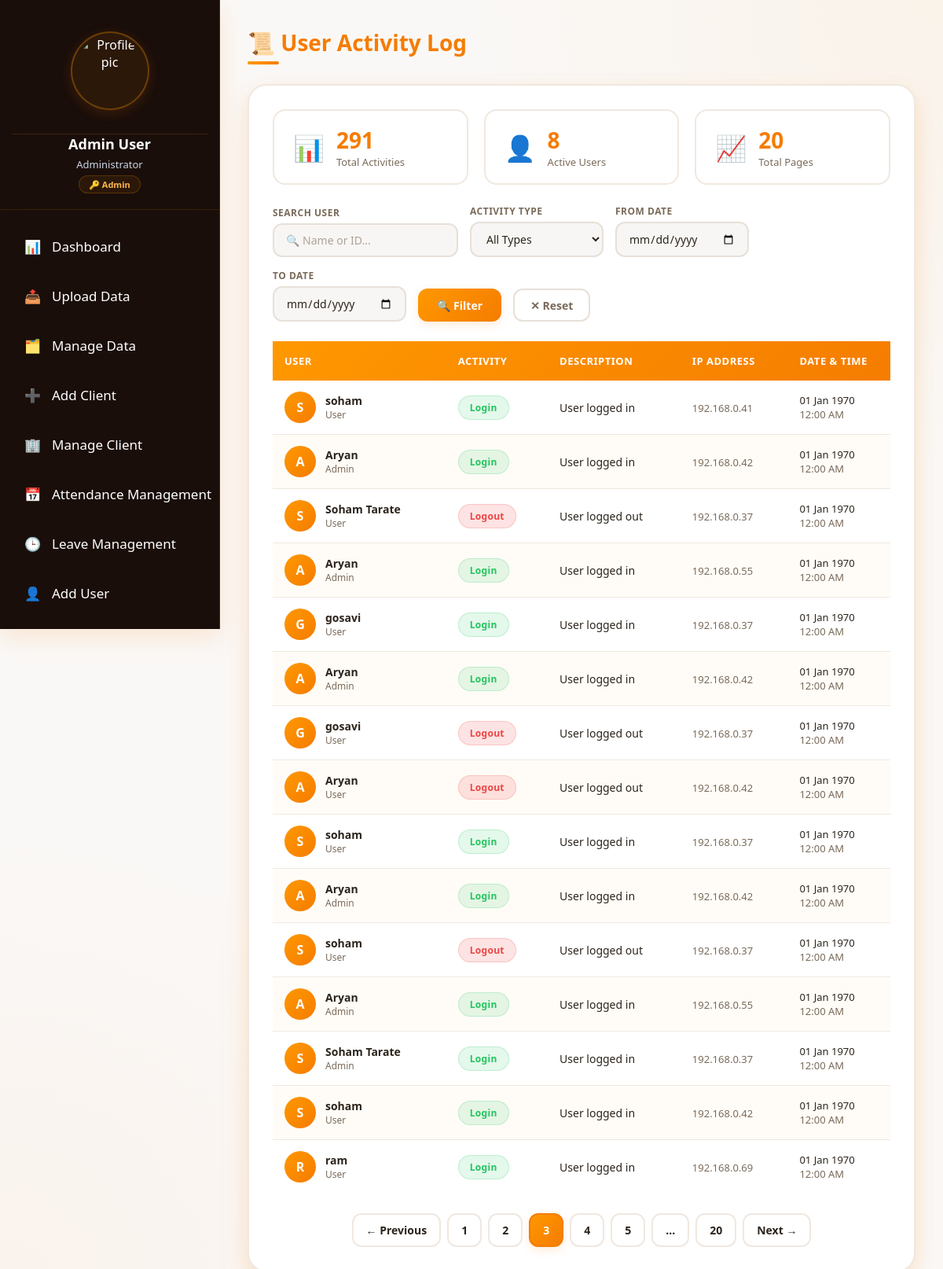
Screenshot of /user_activity.php?page=3 (signed in) with the database file from the repository.
### tables this page shows
CREATE TABLE `user_activity` (
  `activity_id` int(11) NOT NULL,
  `employee_id` varchar(50) DEFAULT NULL,
  `employee_name` varchar(255) DEFAULT NULL,
  `ip_address` varchar(45) DEFAULT NULL,
  `activity_type` varchar(50) DEFAULT NULL,
  `login_time` datetime DEFAULT NULL,
  `logout_time` datetime DEFAULT NULL,
  `activity_details` text DEFAULT NULL,
  `created_at` datetime DEFAULT NULL
);

CREATE TABLE `users` (
  `user_id` int(11) NOT NULL,
  `name` varchar(255) DEFAULT NULL,
  `address` text DEFAULT NULL,
  `employee_id` varchar(50) DEFAULT NULL,
  `email_id` varchar(255) DEFAULT NULL,
  `email_pass` varchar(255) DEFAULT NULL,
  `contact_no` varchar(20) DEFAULT NULL,
  `username` varchar(50) DEFAULT NULL,
  `password_hash` varchar(255) DEFAULT NULL,
  `designation` varchar(100) DEFAULT NULL,
  `role` varchar(50) DEFAULT NULL,
  `city` varchar(100) DEFAULT NULL,
  `profile_picture` varchar(255) DEFAULT NULL,
  `status` varchar(20) DEFAULT NULL,
  `session_token` varchar(255) DEFAULT NULL,
  `created_at` datetime DEFAULT NULL,
  `updated_at` datetime DEFAULT NULL
);

### user_activity.php (the view, shortened to what this page needs)
<?php
include 'sidebar.php';
$page = isset($_GET['page']) ? (int)$_GET['page'] : 1;
$limit = 15;
$offset = ($page - 1) * $limit;
$user_filter = isset($_GET['user']) ? mysqli_real_escape_string($conn, $_GET['user']) : '';
$date_from = isset($_GET['date_from']) ? mysqli_real_escape_string($conn, $_GET['date_from']) : '';
$date_to = isset($_GET['date_to']) ? mysqli_real_escape_string($conn, $_GET['date_to']) : '';
$where = "WHERE 1=1";
$count_query = mysqli_query($conn, "SELECT COUNT(*) as total FROM user_activity ua $where");
$total_records = mysqli_fetch_assoc($count_query)['total'];
$total_pages = ceil($total_records / $limit);
$query = mysqli_query($conn, "
    SELECT
        ua.*,
        u.profile_picture,
        u.role as user_role
    FROM user_activity ua
    LEFT JOIN users u ON ua.employee_id = u.employee_id
    $where
    ORDER BY ua.created_at DESC
    LIMIT $limit OFFSET $offset
");
$active_users_query = mysqli_query($conn, "SELECT COUNT(DISTINCT employee_id) as total FROM user_activity WHERE activity_type = 'Login'");
$active_users = mysqli_fetch_assoc($active_users_query)['total'];
?>
<!DOCTYPE html>
<html>
<head>
</head>
<body>
    <div class="main-content" id="mainContent">
        <div class="page-header">
            <h1 class="page-title">📜 User Activity Log</h1>
        </div>
        <div class="card">
            <div class="stats-bar">
                <div class="stat-item">
                    <span class="stat-icon">📊</span>
                    <div class="stat-info">
                        <div class="stat-value"><?php echo $total_records; ?></div>
                        <div class="stat-label">Total Activities</div>
                    </div>
                </div>
                <div class="stat-item">
                    <span class="stat-icon">👤</span>
                    <div class="stat-info">
                        <div class="stat-value"><?php echo $active_users; ?></div>
                        <div class="stat-label">Active Users</div>
                    </div>
                </div>
                <div class="stat-item">
                    <span class="stat-icon">📈</span>
                    <div class="stat-info">
                        <div class="stat-value"><?php echo $total_pages; ?></div>
                        <div class="stat-label">Total Pages</div>
                    </div>
                </div>
            </div>
            <form method="GET" class="filters">
                <div class="filter-group">
                    <label>Search User</label>
                    <input type="text" name="user" placeholder="🔍 Name or ID..." value="<?php echo htmlspecialchars($user_filter); ?>">
                </div>
                <div class="filter-group">
                    <label>Activity Type</label>
                    <select name="type">
                        <option value="">All Types</option>
                    </select>
                </div>
                <div class="filter-group">
                    <label>From Date</label>
                    <input type="date" name="date_from" value="<?php echo $date_from; ?>">
                </div>
                <div class="filter-group">
                    <label>To Date</label>
                    <input type="date" name="date_to" value="<?php echo $date_to; ?>">
                </div>
                <button type="submit" class="btn-filter">🔍 Filter</button>
                <a href="user_activity.php" class="btn-reset">✕ Reset</a>
            </form>
            <div class="table-wrapper">
                <table>
                    <thead>
                        <tr>
                            <th>User</th>
                            <th>Activity</th>
                            <th>Description</th>
                            <th>IP Address</th>
                            <th>Date &amp; Time</th>
                        </tr>
                    </thead>
                    <tbody>
                        <?php if (mysqli_num_rows($query) > 0): ?>
                            <?php while ($row = mysqli_fetch_assoc($query)):
                                $activity_type = $row['activity_type'];
                                $activity_type_lower = strtolower($activity_type);
                                $badge_class = 'badge-default';
                                if (strpos($activity_type_lower, 'login') !== false) $badge_class = 'badge-login';
                                elseif (strpos($activity_type_lower, 'logout') !== false) $badge_class = 'badge-logout';
                                elseif (strpos($activity_type_lower, 'create') !== false || strpos($activity_type_lower, 'add') !== false) $badge_class = 'badge-create';
                                elseif (strpos($activity_type_lower, 'update') !== false || strpos($activity_type_lower, 'edit') !== false) $badge_class = 'badge-update';
                                elseif (strpos($activity_type_lower, 'delete') !== false || strpos($activity_type_lower, 'remove') !== false) $badge_class = 'badge-delete';
                                elseif (strpos($activity_type_lower, 'view') !== false) $badge_class = 'badge-view';
                                elseif (strpos($activity_type_lower, 'upload') !== false) $badge_class = 'badge-upload';
                                elseif (strpos($activity_type_lower, 'download') !== false) $badge_class = 'badge-download';
                                $formatted_date = date('d M Y', strtotime($row['created_at']));
                                $formatted_time = date('h:i A', strtotime($row['created_at']));
                                $user_name = !empty($row['employee_name']) ? $row['employee_name'] : 'Unknown User';
                                $user_role = !empty($row['user_role']) ? $row['user_role'] : 'user';
                                $profile_picture = $row['profile_picture'] ?? null;
                                $activity_details = $row['activity_details'] ?? '';
                                $login_time = !empty($row['login_time']) ? date('h:i A', strtotime($row['login_time'])) : '';
                                $logout_time = !empty($row['logout_time']) ? date('h:i A', strtotime($row['logout_time'])) : '';
                            ?>
                                <tr>
                                    <td>
                                        <div class="user-info">
                                            <?php if (!empty($profile_picture) && file_exists($profile_picture)): ?>
                                                <img src="<?php echo htmlspecialchars($profile_picture); ?>" class="user-avatar" alt="Avatar">
                                            <?php else: ?>
                                                <div class="user-avatar">
                                                    <?php echo strtoupper(substr($user_name, 0, 1)); ?>
                                                </div>
                                            <?php endif; ?>
                                            <div>
                                                <div class="user-name"><?php echo htmlspecialchars($user_name); ?></div>
                                                <div class="user-role"><?php echo ucfirst($user_role); ?></div>
                                            </div>
                                        </div>
                                    </td>
                                    <td>
                                        <span class="activity-badge <?php echo $badge_class; ?>">
                                            <?php echo htmlspecialchars($activity_type); ?>
                                        </span>
                                    </td>
                                    <td>
                                        <?php
                                        if (!empty($activity_details)) {
                                            echo htmlspecialchars($activity_details);
                                        } elseif ($activity_type_lower == 'login' && !empty($login_time)) {
                                            echo "Logged in at: <strong>" . $login_time . "</strong>";
                                        } elseif ($activity_type_lower == 'logout' && !empty($logout_time)) {
                                            echo "Logged out at: <strong>" . $logout_time . "</strong>";
                                        } elseif (!empty($login_time) && !empty($logout_time)) {
                                            echo "Login: " . $login_time . " | Logout: " . $logout_time;
                                        } elseif (!empty($login_time)) {
                                            echo "Login: " . $login_time;
                                        } elseif (!empty($logout_time)) {
                                            echo "Logout: " . $logout_time;
                                        } else {
                                            echo htmlspecialchars($activity_type);
                                        }
                                        ?>
                                    </td>
                                    <td>
                                        <span class="activity-time"><?php echo htmlspecialchars($row['ip_address'] ?? 'N/A'); ?></span>
                                    </td>
                                    <td>
                                        <div class="activity-date"><?php echo $formatted_date; ?></div>
                                        <div class="activity-time"><?php echo $formatted_time; ?></div>
                                    </td>
                                </tr>
                            <?php endwhile; ?>
                        <?php endif; ?>
                    </tbody>
                </table>
            </div>
            <?php if ($total_pages > 1): ?>
                <div class="pagination">
                    <?php
                    $query_params = $_GET;
                    unset($query_params['page']);
                    $base_url = 'user_activity.php';
                    if (!empty($query_params)) {
                        $base_url .= '?' . http_build_query($query_params) . '&';
                    } else {
                        $base_url .= '?';
                    }
                    ?>
                    <?php if ($page > 1): ?>
                        <a href="<?php echo $base_url; ?>page=<?php echo $page - 1; ?>">← Previous</a>
                    <?php else: ?>
                        <span class="disabled">← Previous</span>
                    <?php endif; ?>
                    <?php
                    $start = max(1, $page - 2);
                    $end = min($total_pages, $page + 2);
                    for ($i = $start; $i <= $end; $i++) {
                        if ($i == $page) {
                            echo '<span class="active">' . $i . '</span>';
                        } else {
                            echo '<a href="' . $base_url . 'page=' . $i . '">' . $i . '</a>';
                        }
                    }
                    if ($end < $total_pages) {
                        if ($end < $total_pages - 1) echo '<span>...</span>';
                        echo '<a href="' . $base_url . 'page=' . $total_pages . '">' . $total_pages . '</a>';
                    }
                    ?>
                    <?php if ($page < $total_pages): ?>
                        <a href="<?php echo $base_url; ?>page=<?php echo $page + 1; ?>">Next →</a>
                    <?php else: ?>
                        <span class="disabled">Next →</span>
                    <?php endif; ?>
                </div>
            <?php endif; ?>
        </div>
    </div>
</body>
</html>

### sidebar.php (style rules this page uses)
* { margin: 0; padding: 0; box-sizing: border-box; font-family: Arial, sans-serif; }
body { background: linear-gradient(180deg, #1a0e0a 0%, #0d0805 100%); background-size: cover; background-position: center; background-repeat: no-repeat; background-attachment: fixed; min-height: 100vh; }
:root { --bg: #0d0805; --sidebar-bg: #1a0e0a; --card-bg: #1a0e0a; --text: #f8fafc; --sidebar-text: #ffffff; --border: #3a2a1a; --hover: #ff9800; --orange-primary: #f57c00; --orange-light: #ffb74d; --orange-dark: #e65100; --orange-gradient-start: #ff9800; --orange-gradient-end: #f57c00; --orange-subtle: rgba(255, 152, 0, 0.08); --orange-shadow: rgba(245, 124, 0, 0.15); }
.chat-wrapper, .card, .dashboard-card { background: var(--card-bg); border: 1px solid var(--border); box-shadow: 0 10px 25px var(--orange-shadow), 0 2px 8px var(--orange-subtle); }

### rows the page displays
user_activity: employee_name "S", employee_name "soham", users.role "User", activity_type "Login", activity_details "User logged in", ip_address "192.168.0.41", created_at "01 Jan 1970", created_at "12:00 AM"
user_activity: employee_name "A", employee_name "Aryan", users.role "Admin", activity_type "Login", activity_details "User logged in", ip_address "192.168.0.42", created_at "01 Jan 1970", created_at "12:00 AM"
user_activity: employee_name "S", employee_name "Soham Tarate", user_role "User", activity_type "Logout", activity_details "User logged out", ip_address "192.168.0.37", created_at "01 Jan 1970", created_at "12:00 AM"
user_activity: employee_name "A", employee_name "Aryan", users.role "Admin", activity_type "Login", activity_details "User logged in", ip_address "192.168.0.55", created_at "01 Jan 1970", created_at "12:00 AM"
user_activity: employee_name "G", employee_name "gosavi", users.role "User", activity_type "Login", activity_details "User logged in", ip_address "192.168.0.37", created_at "01 Jan 1970", created_at "12:00 AM"
user_activity: employee_name "A", employee_name "Aryan", users.role "Admin", activity_type "Login", activity_details "User logged in", ip_address "192.168.0.42", created_at "01 Jan 1970", created_at "12:00 AM"
user_activity: employee_name "G", employee_name "gosavi", user_role "User", activity_type "Logout", activity_details "User logged out", ip_address "192.168.0.37", created_at "01 Jan 1970", created_at "12:00 AM"
user_activity: employee_name "A", employee_name "Aryan", user_role "User", activity_type "Logout", activity_details "User logged out", ip_address "192.168.0.42", created_at "01 Jan 1970", created_at "12:00 AM"
user_activity: employee_name "S", employee_name "soham", users.role "User", activity_type "Login", activity_details "User logged in", ip_address "192.168.0.37", created_at "01 Jan 1970", created_at "12:00 AM"
user_activity: employee_name "A", employee_name "Aryan", users.role "Admin", activity_type "Login", activity_details "User logged in", ip_address "192.168.0.42", created_at "01 Jan 1970", created_at "12:00 AM"
user_activity: employee_name "S", employee_name "soham", user_role "User", activity_type "Logout", activity_details "User logged out", ip_address "192.168.0.37", created_at "01 Jan 1970", created_at "12:00 AM"
user_activity: employee_name "A", employee_name "Aryan", users.role "Admin", activity_type "Login", activity_details "User logged in", ip_address "192.168.0.55", created_at "01 Jan 1970", created_at "12:00 AM"
user_activity: employee_name "S", employee_name "Soham Tarate", users.role "Admin", activity_type "Login", activity_details "User logged in", ip_address "192.168.0.37", created_at "01 Jan 1970", created_at "12:00 AM"
user_activity: employee_name "S", employee_name "soham", users.role "User", activity_type "Login", activity_details "User logged in", ip_address "192.168.0.42", created_at "01 Jan 1970", created_at "12:00 AM"
user_activity: employee_name "R", employee_name "ram", users.role "User", activity_type "Login", activity_details "User logged in", ip_address "192.168.0.69", created_at "01 Jan 1970", created_at "12:00 AM"

### other values shown
$admin_name "Admin User"
$total_records "291"
$active_users "8"
$total_pages "20"
